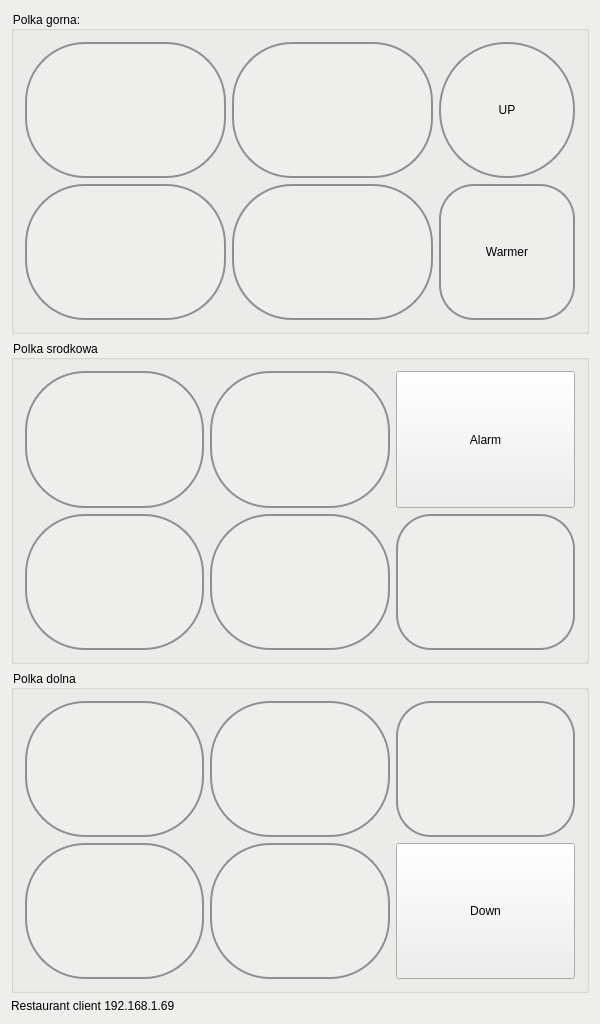
<?xml version="1.0" encoding="UTF-8"?>
<ui version="4.0">
 <class>MainWindow</class>
 <widget class="QMainWindow" name="MainWindow">
  <property name="geometry">
   <rect>
    <x>0</x>
    <y>0</y>
    <width>600</width>
    <height>1024</height>
   </rect>
  </property>
  <property name="minimumSize">
   <size>
    <width>600</width>
    <height>1024</height>
   </size>
  </property>
  <property name="maximumSize">
   <size>
    <width>600</width>
    <height>1024</height>
   </size>
  </property>
  <property name="windowTitle">
   <string>restauracja</string>
  </property>
  <property name="styleSheet">
   <string notr="true">background-color: rgb(238, 238, 236);
border-color: rgb(211, 215, 207);</string>
  </property>
  <widget class="QWidget" name="centralWidget">
   <layout class="QGridLayout" name="gridLayout_4">
    <item row="0" column="0">
     <widget class="QGroupBox" name="groupBox_upper">
      <property name="title">
       <string>Polka gorna:</string>
      </property>
      <layout class="QGridLayout" name="gridLayout">
       <item row="1" column="0">
        <widget class="QPushButton" name="pushButton_11">
         <property name="sizePolicy">
          <sizepolicy hsizetype="Preferred" vsizetype="Preferred">
           <horstretch>0</horstretch>
           <verstretch>0</verstretch>
          </sizepolicy>
         </property>
         <property name="styleSheet">
          <string notr="true">QPushButton {
	font: 48pt &quot;Ubuntu&quot;;
    border: 2px solid #8f8f91;
    border-radius: 60px;
    background-color: qlineargradient(x1: 0, y1: 0, x2: 0, y2: 1,
                                      stop: 0 #f6f7fa, stop: 1 #dadbde);
}

QPushButton:pressed {
    background-color: qlineargradient(x1: 0, y1: 0, x2: 0, y2: 1,
                                      stop: 0 #dadbde, stop: 1 #f6f7fa);
}</string>
         </property>
         <property name="text">
          <string/>
         </property>
        </widget>
       </item>
       <item row="1" column="1">
        <widget class="QPushButton" name="pushButton_12">
         <property name="sizePolicy">
          <sizepolicy hsizetype="Preferred" vsizetype="Preferred">
           <horstretch>0</horstretch>
           <verstretch>0</verstretch>
          </sizepolicy>
         </property>
         <property name="styleSheet">
          <string notr="true">QPushButton {
	font: 48pt &quot;Ubuntu&quot;;
    border: 2px solid #8f8f91;
    border-radius: 60px;
    background-color: qlineargradient(x1: 0, y1: 0, x2: 0, y2: 1,
                                      stop: 0 #f6f7fa, stop: 1 #dadbde);
}

QPushButton:pressed {
    background-color: qlineargradient(x1: 0, y1: 0, x2: 0, y2: 1,
                                      stop: 0 #dadbde, stop: 1 #f6f7fa);
}</string>
         </property>
         <property name="text">
          <string/>
         </property>
        </widget>
       </item>
       <item row="2" column="2">
        <widget class="QPushButton" name="pushButton_upperHeater">
         <property name="sizePolicy">
          <sizepolicy hsizetype="Preferred" vsizetype="Preferred">
           <horstretch>0</horstretch>
           <verstretch>0</verstretch>
          </sizepolicy>
         </property>
         <property name="minimumSize">
          <size>
           <width>136</width>
           <height>136</height>
          </size>
         </property>
         <property name="maximumSize">
          <size>
           <width>136</width>
           <height>136</height>
          </size>
         </property>
         <property name="styleSheet">
          <string notr="true">QPushButton {
	font: 24pt &quot;Ubuntu&quot;;
    border: 2px solid #8f8f91;
    border-radius: 35px;
    background-color: qlineargradient(x1: 0, y1: 0, x2: 0, y2: 1,
                                      stop: 0 #f6f7fa, stop: 1 #dadbde);
}

QPushButton:pressed {
    
	background-color: rgb(115, 210, 22);
}</string>
         </property>
         <property name="text">
          <string>Warmer</string>
         </property>
        </widget>
       </item>
       <item row="2" column="1">
        <widget class="QPushButton" name="pushButton_10">
         <property name="sizePolicy">
          <sizepolicy hsizetype="Preferred" vsizetype="Preferred">
           <horstretch>0</horstretch>
           <verstretch>0</verstretch>
          </sizepolicy>
         </property>
         <property name="styleSheet">
          <string notr="true">QPushButton {
	font: 48pt &quot;Ubuntu&quot;;
    border: 2px solid #8f8f91;
    border-radius: 60px;
    background-color: qlineargradient(x1: 0, y1: 0, x2: 0, y2: 1,
                                      stop: 0 #f6f7fa, stop: 1 #dadbde);
}

QPushButton:pressed {
    background-color: qlineargradient(x1: 0, y1: 0, x2: 0, y2: 1,
                                      stop: 0 #dadbde, stop: 1 #f6f7fa);
}</string>
         </property>
         <property name="text">
          <string/>
         </property>
        </widget>
       </item>
       <item row="2" column="0">
        <widget class="QPushButton" name="pushButton_9">
         <property name="sizePolicy">
          <sizepolicy hsizetype="Preferred" vsizetype="Preferred">
           <horstretch>0</horstretch>
           <verstretch>0</verstretch>
          </sizepolicy>
         </property>
         <property name="styleSheet">
          <string notr="true">QPushButton {
	font: 48pt &quot;Ubuntu&quot;;
    border: 2px solid #8f8f91;
    border-radius: 60px;
    background-color: qlineargradient(x1: 0, y1: 0, x2: 0, y2: 1,
                                      stop: 0 #f6f7fa, stop: 1 #dadbde);
}

QPushButton:pressed {
    background-color: qlineargradient(x1: 0, y1: 0, x2: 0, y2: 1,
                                      stop: 0 #dadbde, stop: 1 #f6f7fa);
}</string>
         </property>
         <property name="text">
          <string/>
         </property>
        </widget>
       </item>
       <item row="1" column="2">
        <widget class="QPushButton" name="pushButton_up">
         <property name="sizePolicy">
          <sizepolicy hsizetype="Preferred" vsizetype="Preferred">
           <horstretch>0</horstretch>
           <verstretch>0</verstretch>
          </sizepolicy>
         </property>
         <property name="minimumSize">
          <size>
           <width>136</width>
           <height>136</height>
          </size>
         </property>
         <property name="maximumSize">
          <size>
           <width>136</width>
           <height>136</height>
          </size>
         </property>
         <property name="styleSheet">
          <string notr="true">QPushButton {
	font: 48pt &quot;Ubuntu&quot;;
    border: 2px solid #8f8f91;
    border-radius: 67px;
    background-color: qlineargradient(x1: 0, y1: 0, x2: 0, y2: 1,
                                      stop: 0 #f6f7fa, stop: 1 #dadbde);
}

QPushButton:pressed {
    background-color: qlineargradient(x1: 0, y1: 0, x2: 0, y2: 1,
                                      stop: 0 #dadbde, stop: 1 #f6f7fa);
}</string>
         </property>
         <property name="text">
          <string>UP</string>
         </property>
        </widget>
       </item>
      </layout>
     </widget>
    </item>
    <item row="3" column="0">
     <widget class="QLabel" name="label">
      <property name="sizePolicy">
       <sizepolicy hsizetype="Preferred" vsizetype="Fixed">
        <horstretch>0</horstretch>
        <verstretch>0</verstretch>
       </sizepolicy>
      </property>
      <property name="text">
       <string>Restaurant client 192.168.1.69</string>
      </property>
     </widget>
    </item>
    <item row="2" column="0">
     <widget class="QGroupBox" name="groupBox_lower">
      <property name="title">
       <string>Polka dolna</string>
      </property>
      <layout class="QGridLayout" name="gridLayout_3">
       <item row="1" column="1">
        <widget class="QPushButton" name="pushButton_4">
         <property name="sizePolicy">
          <sizepolicy hsizetype="Preferred" vsizetype="Preferred">
           <horstretch>0</horstretch>
           <verstretch>0</verstretch>
          </sizepolicy>
         </property>
         <property name="styleSheet">
          <string notr="true">QPushButton {
	font: 48pt &quot;Ubuntu&quot;;
    border: 2px solid #8f8f91;
    border-radius: 60px;
    background-color: qlineargradient(x1: 0, y1: 0, x2: 0, y2: 1,
                                      stop: 0 #f6f7fa, stop: 1 #dadbde);
}

QPushButton:pressed {
    background-color: qlineargradient(x1: 0, y1: 0, x2: 0, y2: 1,
                                      stop: 0 #dadbde, stop: 1 #f6f7fa);
}</string>
         </property>
         <property name="text">
          <string/>
         </property>
        </widget>
       </item>
       <item row="1" column="0">
        <widget class="QPushButton" name="pushButton_3">
         <property name="sizePolicy">
          <sizepolicy hsizetype="Preferred" vsizetype="Preferred">
           <horstretch>0</horstretch>
           <verstretch>0</verstretch>
          </sizepolicy>
         </property>
         <property name="styleSheet">
          <string notr="true">QPushButton {
	font: 48pt &quot;Ubuntu&quot;;
    border: 2px solid #8f8f91;
    border-radius: 60px;
    background-color: qlineargradient(x1: 0, y1: 0, x2: 0, y2: 1,
                                      stop: 0 #f6f7fa, stop: 1 #dadbde);
}

QPushButton:pressed {
    background-color: qlineargradient(x1: 0, y1: 0, x2: 0, y2: 1,
                                      stop: 0 #dadbde, stop: 1 #f6f7fa);
}</string>
         </property>
         <property name="text">
          <string/>
         </property>
        </widget>
       </item>
       <item row="2" column="0">
        <widget class="QPushButton" name="pushButton_1">
         <property name="sizePolicy">
          <sizepolicy hsizetype="Preferred" vsizetype="Preferred">
           <horstretch>0</horstretch>
           <verstretch>0</verstretch>
          </sizepolicy>
         </property>
         <property name="styleSheet">
          <string notr="true">QPushButton {
	font: 48pt &quot;Ubuntu&quot;;
    border: 2px solid #8f8f91;
    border-radius: 60px;
    background-color: qlineargradient(x1: 0, y1: 0, x2: 0, y2: 1,
                                      stop: 0 #f6f7fa, stop: 1 #dadbde);
}

QPushButton:pressed {
    background-color: qlineargradient(x1: 0, y1: 0, x2: 0, y2: 1,
                                      stop: 0 #dadbde, stop: 1 #f6f7fa);
}</string>
         </property>
         <property name="text">
          <string/>
         </property>
        </widget>
       </item>
       <item row="2" column="1">
        <widget class="QPushButton" name="pushButton_2">
         <property name="sizePolicy">
          <sizepolicy hsizetype="Preferred" vsizetype="Preferred">
           <horstretch>0</horstretch>
           <verstretch>0</verstretch>
          </sizepolicy>
         </property>
         <property name="styleSheet">
          <string notr="true">QPushButton {
	font: 48pt &quot;Ubuntu&quot;;
    border: 2px solid #8f8f91;
    border-radius: 60px;
    background-color: qlineargradient(x1: 0, y1: 0, x2: 0, y2: 1,
                                      stop: 0 #f6f7fa, stop: 1 #dadbde);
}

QPushButton:pressed {
    background-color: qlineargradient(x1: 0, y1: 0, x2: 0, y2: 1,
                                      stop: 0 #dadbde, stop: 1 #f6f7fa);
}</string>
         </property>
         <property name="text">
          <string/>
         </property>
        </widget>
       </item>
       <item row="1" column="2">
        <widget class="QPushButton" name="pushButton_lowerHeater">
         <property name="sizePolicy">
          <sizepolicy hsizetype="Preferred" vsizetype="Preferred">
           <horstretch>0</horstretch>
           <verstretch>0</verstretch>
          </sizepolicy>
         </property>
         <property name="styleSheet">
          <string notr="true">QPushButton {
	font: 48pt &quot;Ubuntu&quot;;
    border: 2px solid #8f8f91;
    border-radius: 35px;
    background-color: qlineargradient(x1: 0, y1: 0, x2: 0, y2: 1,
                                      stop: 0 #f6f7fa, stop: 1 #dadbde);
}

QPushButton:pressed {
    background-color: qlineargradient(x1: 0, y1: 0, x2: 0, y2: 1,
                                      stop: 0 #dadbde, stop: 1 #f6f7fa);
}</string>
         </property>
         <property name="text">
          <string/>
         </property>
        </widget>
       </item>
       <item row="2" column="2">
        <widget class="QPushButton" name="pushButton_down">
         <property name="sizePolicy">
          <sizepolicy hsizetype="Preferred" vsizetype="Preferred">
           <horstretch>0</horstretch>
           <verstretch>0</verstretch>
          </sizepolicy>
         </property>
         <property name="text">
          <string>Down</string>
         </property>
        </widget>
       </item>
      </layout>
     </widget>
    </item>
    <item row="1" column="0">
     <widget class="QGroupBox" name="groupBox_middle">
      <property name="title">
       <string>Polka srodkowa</string>
      </property>
      <layout class="QGridLayout" name="gridLayout_2">
       <item row="1" column="0">
        <widget class="QPushButton" name="pushButton_7">
         <property name="sizePolicy">
          <sizepolicy hsizetype="Preferred" vsizetype="Preferred">
           <horstretch>0</horstretch>
           <verstretch>0</verstretch>
          </sizepolicy>
         </property>
         <property name="styleSheet">
          <string notr="true">QPushButton {
	font: 48pt &quot;Ubuntu&quot;;
    border: 2px solid #8f8f91;
    border-radius: 60px;
    background-color: qlineargradient(x1: 0, y1: 0, x2: 0, y2: 1,
                                      stop: 0 #f6f7fa, stop: 1 #dadbde);
}

QPushButton:pressed {
    background-color: qlineargradient(x1: 0, y1: 0, x2: 0, y2: 1,
                                      stop: 0 #dadbde, stop: 1 #f6f7fa);
}</string>
         </property>
         <property name="text">
          <string/>
         </property>
        </widget>
       </item>
       <item row="1" column="1">
        <widget class="QPushButton" name="pushButton_8">
         <property name="sizePolicy">
          <sizepolicy hsizetype="Preferred" vsizetype="Preferred">
           <horstretch>0</horstretch>
           <verstretch>0</verstretch>
          </sizepolicy>
         </property>
         <property name="styleSheet">
          <string notr="true">QPushButton {
	font: 48pt &quot;Ubuntu&quot;;
    border: 2px solid #8f8f91;
    border-radius: 60px;
    background-color: qlineargradient(x1: 0, y1: 0, x2: 0, y2: 1,
                                      stop: 0 #f6f7fa, stop: 1 #dadbde);
}

QPushButton:pressed {
    background-color: qlineargradient(x1: 0, y1: 0, x2: 0, y2: 1,
                                      stop: 0 #dadbde, stop: 1 #f6f7fa);
}</string>
         </property>
         <property name="text">
          <string/>
         </property>
        </widget>
       </item>
       <item row="2" column="0">
        <widget class="QPushButton" name="pushButton_5">
         <property name="sizePolicy">
          <sizepolicy hsizetype="Preferred" vsizetype="Preferred">
           <horstretch>0</horstretch>
           <verstretch>0</verstretch>
          </sizepolicy>
         </property>
         <property name="styleSheet">
          <string notr="true">QPushButton {
	font: 48pt &quot;Ubuntu&quot;;
    border: 2px solid #8f8f91;
    border-radius: 60px;
    background-color: qlineargradient(x1: 0, y1: 0, x2: 0, y2: 1,
                                      stop: 0 #f6f7fa, stop: 1 #dadbde);
}

QPushButton:pressed {
    background-color: qlineargradient(x1: 0, y1: 0, x2: 0, y2: 1,
                                      stop: 0 #dadbde, stop: 1 #f6f7fa);
}</string>
         </property>
         <property name="text">
          <string/>
         </property>
        </widget>
       </item>
       <item row="2" column="1">
        <widget class="QPushButton" name="pushButton_6">
         <property name="sizePolicy">
          <sizepolicy hsizetype="Preferred" vsizetype="Preferred">
           <horstretch>0</horstretch>
           <verstretch>0</verstretch>
          </sizepolicy>
         </property>
         <property name="styleSheet">
          <string notr="true">QPushButton {
	font: 48pt &quot;Ubuntu&quot;;
    border: 2px solid #8f8f91;
    border-radius: 60px;
    background-color: qlineargradient(x1: 0, y1: 0, x2: 0, y2: 1,
                                      stop: 0 #f6f7fa, stop: 1 #dadbde);
}

QPushButton:pressed {
    background-color: qlineargradient(x1: 0, y1: 0, x2: 0, y2: 1,
                                      stop: 0 #dadbde, stop: 1 #f6f7fa);
}</string>
         </property>
         <property name="text">
          <string/>
         </property>
        </widget>
       </item>
       <item row="2" column="2">
        <widget class="QPushButton" name="pushButton_middleHeater">
         <property name="sizePolicy">
          <sizepolicy hsizetype="Preferred" vsizetype="Preferred">
           <horstretch>0</horstretch>
           <verstretch>0</verstretch>
          </sizepolicy>
         </property>
         <property name="styleSheet">
          <string notr="true">QPushButton {
	font: 48pt &quot;Ubuntu&quot;;
    border: 2px solid #8f8f91;
    border-radius: 35px;
    background-color: qlineargradient(x1: 0, y1: 0, x2: 0, y2: 1,
                                      stop: 0 #f6f7fa, stop: 1 #dadbde);
}

QPushButton:pressed {
    background-color: qlineargradient(x1: 0, y1: 0, x2: 0, y2: 1,
                                      stop: 0 #dadbde, stop: 1 #f6f7fa);
}</string>
         </property>
         <property name="text">
          <string/>
         </property>
        </widget>
       </item>
       <item row="1" column="2">
        <widget class="QPushButton" name="pushButton_bell">
         <property name="sizePolicy">
          <sizepolicy hsizetype="Preferred" vsizetype="Preferred">
           <horstretch>0</horstretch>
           <verstretch>0</verstretch>
          </sizepolicy>
         </property>
         <property name="minimumSize">
          <size>
           <width>136</width>
           <height>0</height>
          </size>
         </property>
         <property name="text">
          <string>Alarm</string>
         </property>
        </widget>
       </item>
      </layout>
     </widget>
    </item>
   </layout>
  </widget>
 </widget>
 <layoutdefault spacing="6" margin="11"/>
 <resources/>
 <connections/>
</ui>
